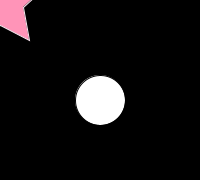
Frame 1 (no input)
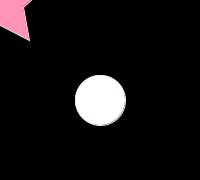
Frame 60 (the mouse pressed at the canvas centre just before this capture)
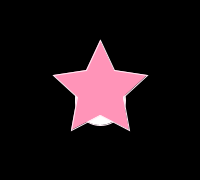
Frame 120 (the mouse held since frame 60 and released just before this capture)

The Processing sketch that drew these frames (run headless with seeded random() and noise(); from frame 60 on, the mouse is pressed at the canvas centre):

// Processing sketch: processing_150606
// ── processing_150606.pde

void setup() {
  size(200, 180);
}

void draw() {
  background(0);
  fill(#ffffff);
  ellipse(100,100,50,50);
  
 translate(mouseX, mouseY);
  fill(#FF94B8);
  stroke(#FFEBF5);
  strokeWeight(1);
  beginShape();
  vertex(0, -50);
  vertex(14, -20);
  vertex(47, -15);
  vertex(23, 7);
  vertex(29, 40);
  vertex(0, 25);
  vertex(-29, 40);
  vertex(-23, 7);
  vertex(-47, -15);
  vertex(-14, -20);
  endShape(CLOSE);

}
